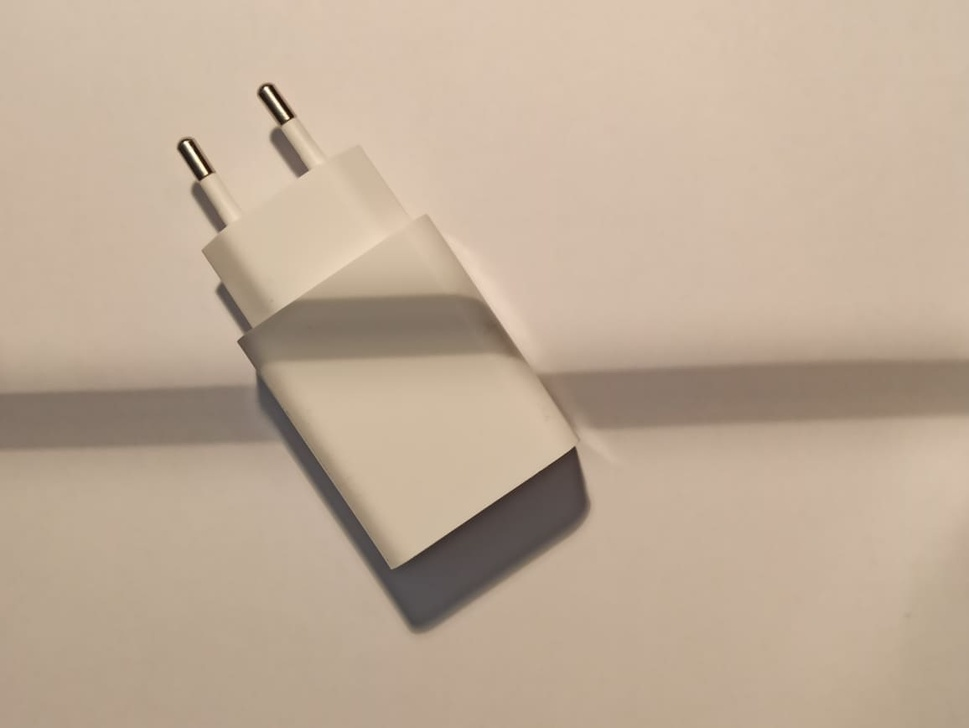
#> input picture Proj1/imgs/charger_1.jpg, 969 x 728 px, shrunk from 1156 x 868 before the run
$ jupyter execute new.ipynb
#> lines starting #> are read from the running program, lines starting #| are printed output that depends on the picture; after the words box and inside, x2 and y2 are one past the last pixel; in counts of white or black regions, pixels touching at a corner belong together
[cell 1]
import cv2
import numpy as np
import os
from matplotlib import pyplot as plt
import math

[cell 2]
frame = cv2.imread('../imgs/charger_1.jpg')
#> frame is the input picture: shape (728, 969, 3); mean B, G, R 151.6, 171.9, 191.4
frame_gray = cv2.cvtColor(frame, cv2.COLOR_BGR2GRAY)
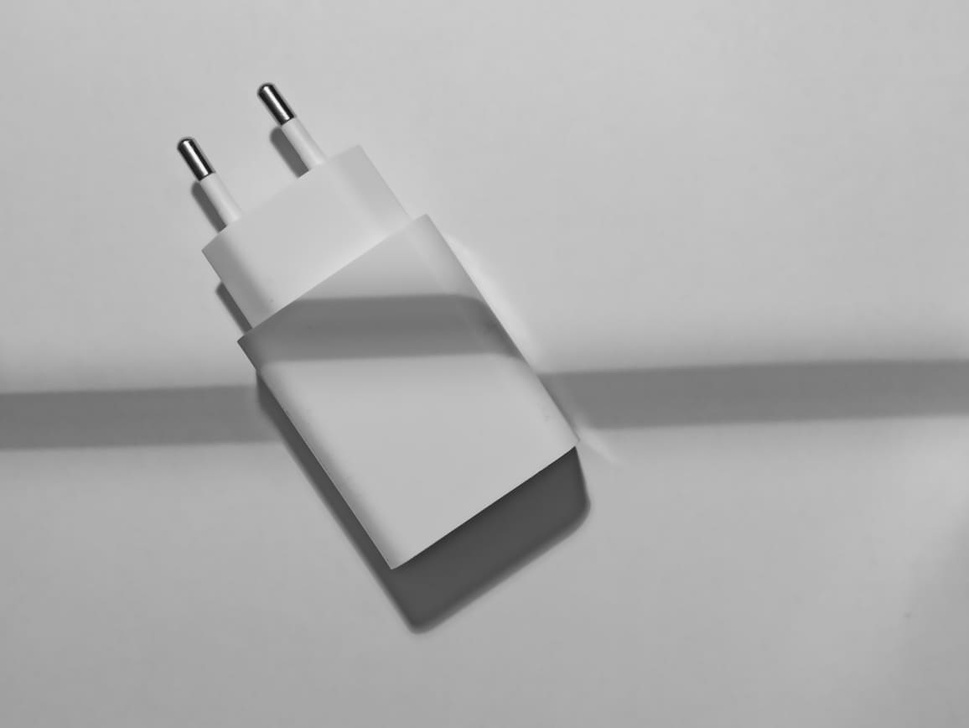
#> frame_gray: shape (728, 969); min 14, max 253, mean 175.4
plt.imshow(frame_gray, cmap='gray', vmin=0)
plt.title('diff_thresh'), plt.xticks([]), plt.yticks([])
plt.show()

[cell 3]
kernel = 11
frame_gray = cv2.GaussianBlur(frame_gray,(kernel,kernel),0)
plt.imshow(frame_gray, cmap='gray', vmin=0)
plt.title('diff_thresh'), plt.xticks([]), plt.yticks([])
plt.show()

[cell 4]
kernel_size = 7
clahe = cv2.createCLAHE(clipLimit=2.0, tileGridSize=(kernel_size,kernel_size))
cl1 = clahe.apply(frame_gray)
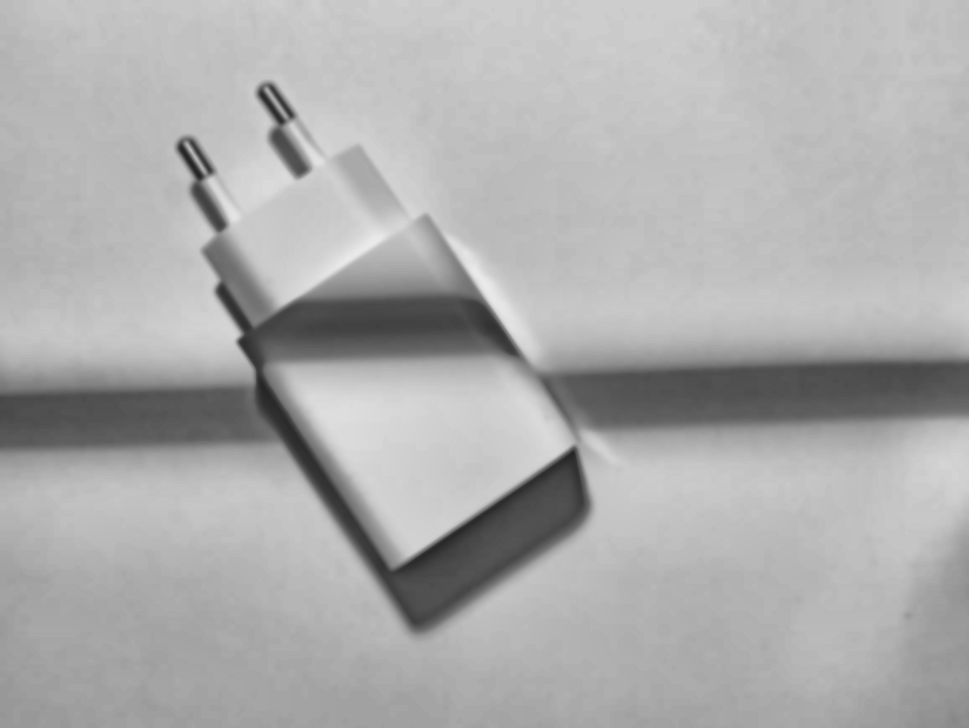
#> cl1: shape (728, 969); min 33, max 234, mean 173.1
plt.imshow(cl1, cmap='gray', vmin=0)
plt.title('diff_thresh'), plt.xticks([]), plt.yticks([])
plt.show()

[cell 5]
kernel = 11
blur = cv2.GaussianBlur(cl1,(kernel,kernel),0)
plt.imshow(blur, cmap='gray', vmin=0)
plt.title('diff_thresh'), plt.xticks([]), plt.yticks([])
plt.show()

[cell 6]
dst = cv2.equalizeHist(blur)
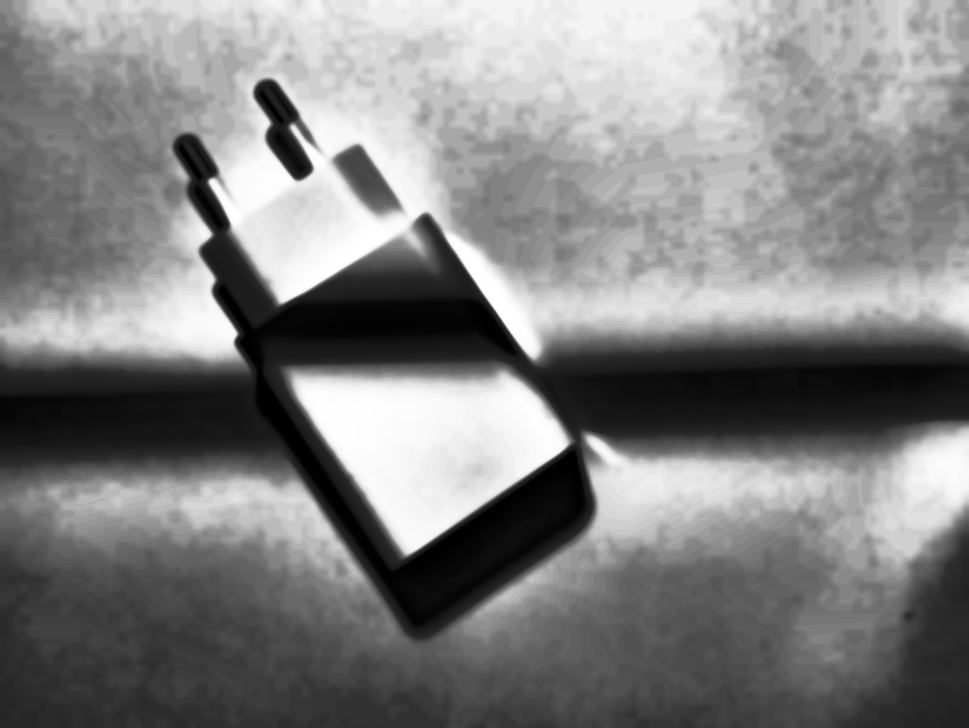
#> dst: shape (728, 969); min 0, max 255, mean 129.7
plt.imshow(dst, cmap='gray', vmin=0)
plt.title('diff_thresh'), plt.xticks([]), plt.yticks([])
plt.show()

[cell 7]
lookUpTable = np.empty((1,256), np.uint8)
gamma = 0.4
for i in range(256):
    lookUpTable[0,i] = np.clip(pow(i / 255.0, gamma) * 255.0, 0, 127)
res = cv2.LUT(dst, lookUpTable)

plt.imshow(res, cmap='gray', vmin=0)
plt.title('diff_thresh'), plt.xticks([]), plt.yticks([])
plt.show()

[cell 8]
ret, thresh = cv2.threshold(res,0,255,cv2.THRESH_BINARY + cv2.THRESH_OTSU)
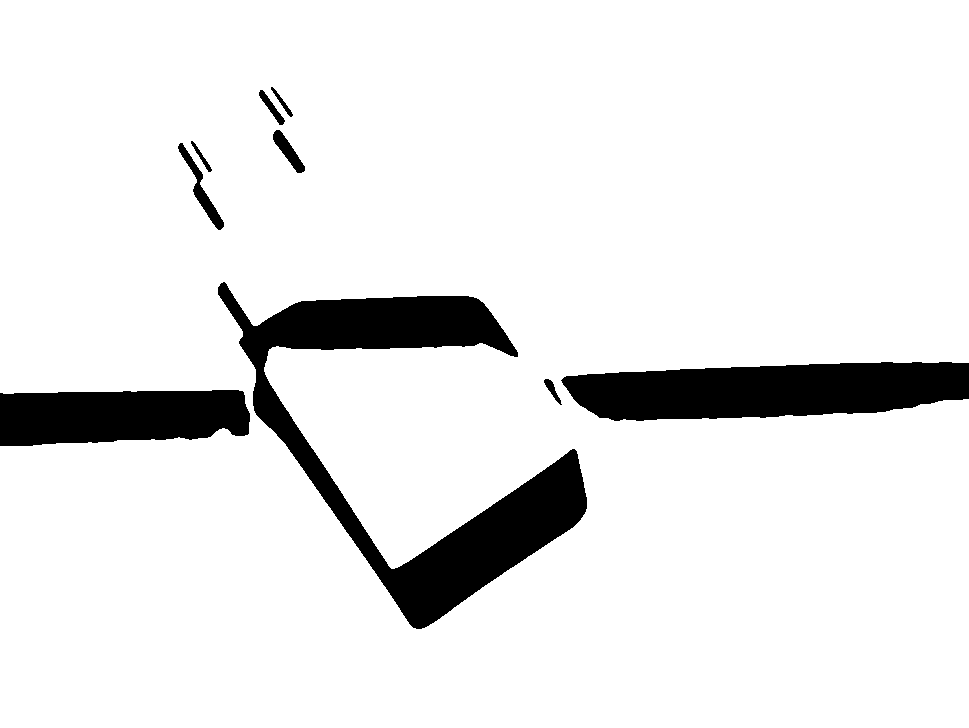
#> thresh: shape (728, 969); 90.9% white; 9 black regions, largest, box (x1, y1, x2, y2) and area: (218, 282, 587, 629) 31390, (561, 362, 969, 421) 18717, (0, 390, 250, 446) 12079
#> ret = 97
plt.imshow(thresh, cmap='gray', vmin=0)
plt.title('diff_thresh'), plt.xticks([]), plt.yticks([])
plt.show()

[cell 9]
frame_gray_copy = res.copy()

edges = cv2.Canny(frame_gray_copy,5,15,apertureSize = 3, L2gradient = False)
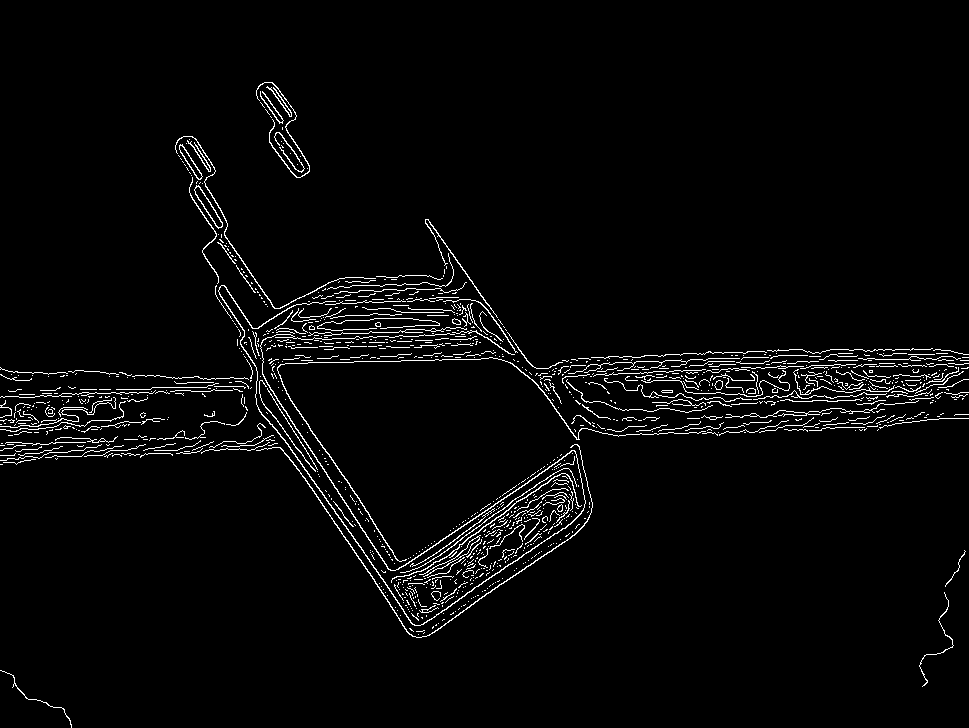
#> edges: shape (728, 969); 2.9% white in thin lines or dots, all inside (x1, y1, x2, y2) = (0, 82, 969, 728)
lines = cv2.HoughLinesP(edges,1,np.pi/180,150,minLineLength=20,maxLineGap=100)
#> lines = 30 rows, first 6: [527, 375, 968, 360], [1, 396, 282, 381], [520, 371, 952, 356], [0, 397, 284, 387], [376, 583, 719, 352], [240, 335, 516, 345]

for line in lines:
    x1,y1,x2,y2 = line[0]
    cv2.line(frame_gray_copy,(x1,y1),(x2,y2),(0,0,255),2)
#> this loop made 30 passes
#> (x1, y1, x2, y2) on passes 1 to 12: (527, 375, 968, 360), (1, 396, 282, 381), (520, 371, 952, 356), (0, 397, 284, 387), (376, 583, 719, 352), (240, 335, 516, 345), (0, 455, 313, 433), (241, 378, 422, 636), (556, 410, 964, 396), (237, 378, 409, 634), (19, 457, 322, 446), (575, 437, 887, 426)
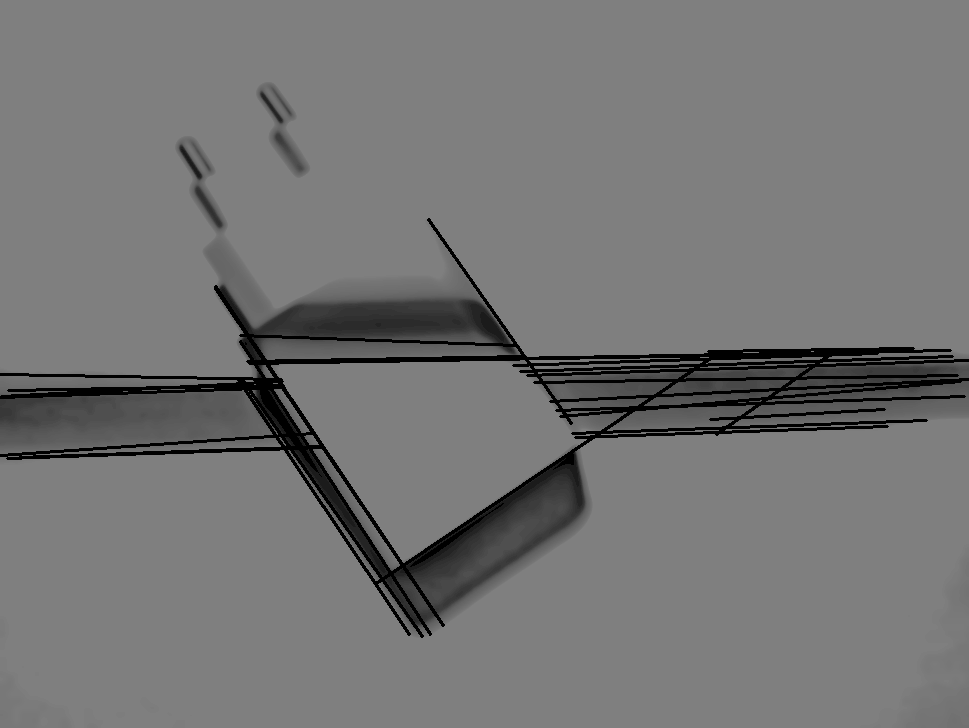
#> frame_gray_copy: shape (728, 969); min 0, max 127, mean 116.8

plt.imshow(frame_gray_copy, cmap='gray', vmin=0)
plt.title('diff_thresh'), plt.xticks([]), plt.yticks([])
plt.show()

$ run again, with Proj1/imgs/charger1.jpg copied over Proj1/imgs/charger_1.jpg
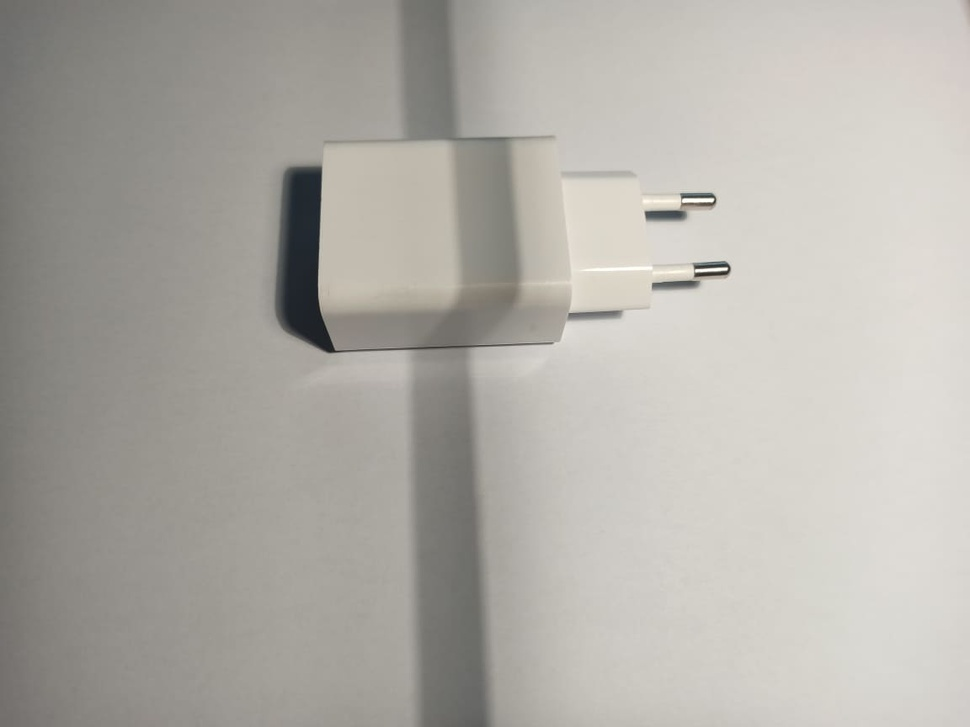
#> input picture Proj1/imgs/charger1.jpg, 970 x 727 px, shrunk from 1152 x 864 before the run
#> frame is the input picture: shape (727, 970, 3); mean B, G, R 167.7, 173.9, 176.8
#> `ret, thresh = cv2.threshold(res,0,255,cv2.THRESH_BINARY + cv2.THRESH_O..`:
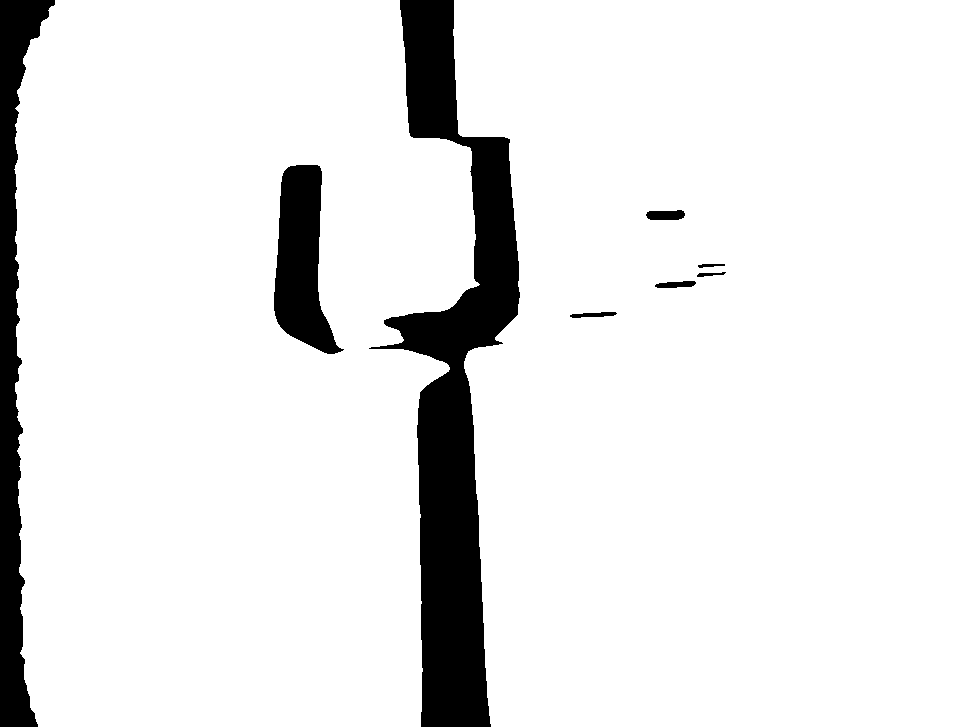
#> thresh: shape (727, 970); 90.9% white; 8 black regions, largest, box (x1, y1, x2, y2) and area: (369, 0, 520, 727) 40189, (0, 0, 55, 727) 15571, (274, 165, 344, 354) 7749
#> ret = 97
#> edges: shape (727, 970); 3.1% white in thin lines or dots, all inside (x1, y1, x2, y2) = (0, 0, 730, 727)
#> lines = 28 rows, first 6: [448, 4, 485, 717], [409, 309, 416, 726], [14, 10, 26, 709], [5, 726, 5, 3], [19, 19, 43, 705], [3, 720, 3, 7]
#> the loop `for line in lines:` made 28 passes
#> after the loop `for line in lines:`:
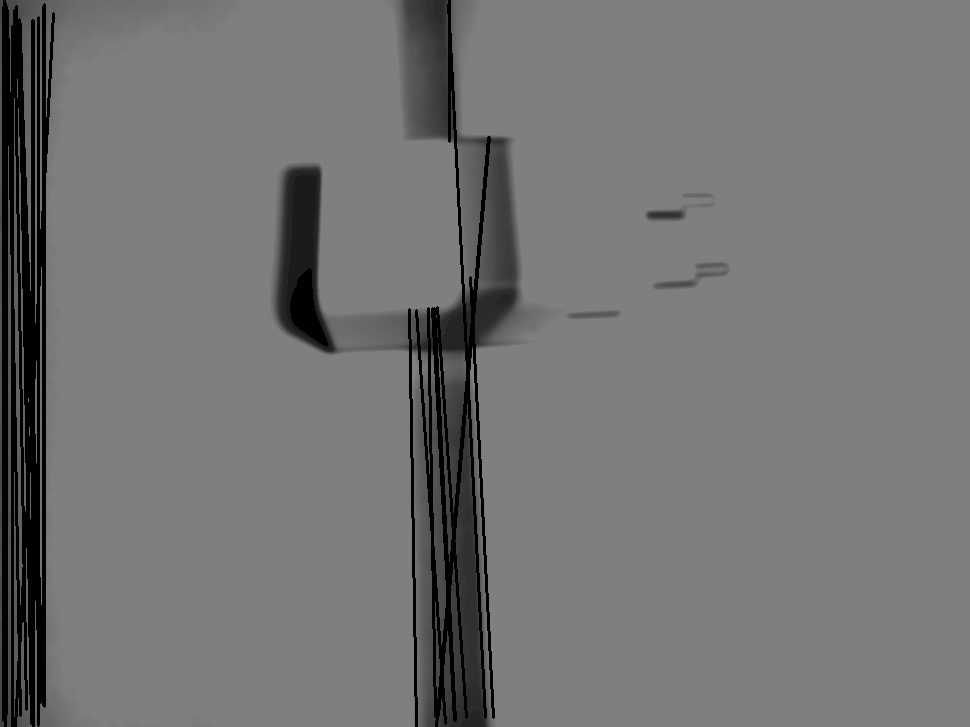
#> frame_gray_copy: shape (727, 970); min 0, max 127, mean 115.9
